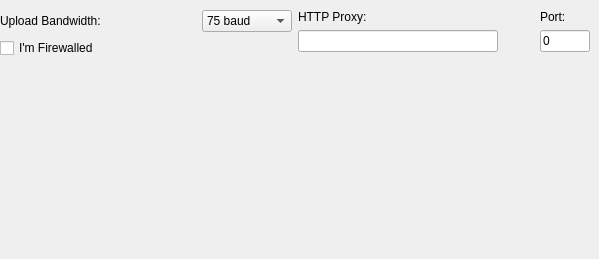
   <widget class="QWidget" name="fConnection">
    <attribute name="title">
     <string>Connection</string>
    </attribute>
    <widget class="QWidget" name="Layout46">
     <property name="geometry">
      <rect>
       <x>0</x>
       <y>10</y>
       <width>590</width>
       <height>240</height>
      </rect>
     </property>
     <layout class="QHBoxLayout">
      <property name="spacing">
       <number>6</number>
      </property>
      <property name="margin">
       <number>0</number>
      </property>
      <item>
       <layout class="QVBoxLayout">
        <property name="spacing">
         <number>6</number>
        </property>
        <property name="margin">
         <number>0</number>
        </property>
        <item>
         <layout class="QHBoxLayout">
          <property name="spacing">
           <number>6</number>
          </property>
          <property name="margin">
           <number>0</number>
          </property>
          <item>
           <widget class="QLabel" name="TextLabel2">
            <property name="sizePolicy">
             <sizepolicy hsizetype="Fixed" vsizetype="Minimum">
              <horstretch>0</horstretch>
              <verstretch>0</verstretch>
             </sizepolicy>
            </property>
            <property name="text">
             <string>Upload Bandwidth:</string>
            </property>
            <property name="wordWrap">
             <bool>false</bool>
            </property>
           </widget>
          </item>
          <item>
           <spacer>
            <property name="orientation">
             <enum>Qt::Horizontal</enum>
            </property>
            <property name="sizeType">
             <enum>QSizePolicy::Expanding</enum>
            </property>
            <property name="sizeHint" stdset="0">
             <size>
              <width>20</width>
              <height>20</height>
             </size>
            </property>
           </spacer>
          </item>
          <item>
           <widget class="QComboBox" name="fBandwidth">
            <property name="sizePolicy">
             <sizepolicy hsizetype="Fixed" vsizetype="Fixed">
              <horstretch>0</horstretch>
              <verstretch>0</verstretch>
             </sizepolicy>
            </property>
            <item>
             <property name="text">
              <string>75 baud</string>
             </property>
            </item>
            <item>
             <property name="text">
              <string>9.6 kbps</string>
             </property>
            </item>
            <item>
             <property name="text">
              <string>14.4 kbps</string>
             </property>
            </item>
            <item>
             <property name="text">
              <string>28.8 kbps</string>
             </property>
            </item>
            <item>
             <property name="text">
              <string>36.6 kbps</string>
             </property>
            </item>
            <item>
             <property name="text">
              <string>57.6 kbps</string>
             </property>
            </item>
            <item>
             <property name="text">
              <string>ISDN-64k</string>
             </property>
            </item>
            <item>
             <property name="text">
              <string>ISDN-128k</string>
             </property>
            </item>
            <item>
             <property name="text">
              <string>DSL-256k</string>
             </property>
            </item>
            <item>
             <property name="text">
              <string>DSL-384k</string>
             </property>
            </item>
            <item>
             <property name="text">
              <string>DSL-512k</string>
             </property>
            </item>
            <item>
             <property name="text">
              <string>EDGE</string>
             </property>
            </item>
            <item>
             <property name="text">
              <string>HSDPA</string>
             </property>
            </item>
            <item>
             <property name="text">
              <string>HSUPA</string>
             </property>
            </item>
            <item>
             <property name="text">
              <string>Cable</string>
             </property>
            </item>
            <item>
             <property name="text">
              <string>DSL-1M</string>
             </property>
            </item>
            <item>
             <property name="text">
              <string>DSL-2M</string>
             </property>
            </item>
            <item>
             <property name="text">
              <string>T1</string>
             </property>
            </item>
            <item>
             <property name="text">
              <string>T3</string>
             </property>
            </item>
            <item>
             <property name="text">
              <string>OC-3</string>
             </property>
            </item>
            <item>
             <property name="text">
              <string>OC-12</string>
             </property>
            </item>
            <item>
             <property name="text">
              <string>DSL-8M</string>
             </property>
            </item>
            <item>
             <property name="text">
              <string>DSL-10M</string>
             </property>
            </item>
            <item>
             <property name="text">
              <string>DSL-12M</string>
             </property>
            </item>
            <item>
             <property name="text">
              <string>DSL-24M</string>
             </property>
            </item>
            <item>
             <property name="text">
              <string>DSL-50M</string>
             </property>
            </item>
            <item>
             <property name="text">
              <string>DSL-100M</string>
             </property>
            </item>
           </widget>
          </item>
         </layout>
        </item>
        <item>
         <widget class="QCheckBox" name="fFireWalled">
          <property name="text">
           <string>I'm Firewalled</string>
          </property>
         </widget>
        </item>
        <item>
         <spacer>
          <property name="orientation">
           <enum>Qt::Vertical</enum>
          </property>
          <property name="sizeType">
           <enum>QSizePolicy::Expanding</enum>
          </property>
          <property name="sizeHint" stdset="0">
           <size>
            <width>20</width>
            <height>20</height>
           </size>
          </property>
         </spacer>
        </item>
       </layout>
      </item>
      <item>
       <layout class="QVBoxLayout">
        <property name="spacing">
         <number>6</number>
        </property>
        <property name="margin">
         <number>0</number>
        </property>
        <item>
         <layout class="QHBoxLayout">
          <property name="spacing">
           <number>6</number>
          </property>
          <property name="margin">
           <number>0</number>
          </property>
          <item>
           <layout class="QVBoxLayout">
            <property name="spacing">
             <number>6</number>
            </property>
            <property name="margin">
             <number>0</number>
            </property>
            <item>
             <widget class="QLabel" name="TextLabel2_3">
              <property name="text">
               <string>HTTP Proxy:</string>
              </property>
              <property name="wordWrap">
               <bool>false</bool>
              </property>
             </widget>
            </item>
            <item>
             <widget class="QLineEdit" name="fHTTPproxy">
              <property name="minimumSize">
               <size>
                <width>200</width>
                <height>0</height>
               </size>
              </property>
             </widget>
            </item>
           </layout>
          </item>
          <item>
           <spacer>
            <property name="orientation">
             <enum>Qt::Horizontal</enum>
            </property>
            <property name="sizeType">
             <enum>QSizePolicy::Expanding</enum>
            </property>
            <property name="sizeHint" stdset="0">
             <size>
              <width>20</width>
              <height>20</height>
             </size>
            </property>
           </spacer>
          </item>
          <item>
           <layout class="QVBoxLayout">
            <property name="spacing">
             <number>6</number>
            </property>
            <property name="margin">
             <number>0</number>
            </property>
            <item>
             <widget class="QLabel" name="TextLabel3_2">
              <property name="maximumSize">
               <size>
                <width>50</width>
                <height>32767</height>
               </size>
              </property>
              <property name="text">
               <string>Port:</string>
              </property>
              <property name="wordWrap">
               <bool>false</bool>
              </property>
             </widget>
            </item>
            <item>
             <widget class="QLineEdit" name="fHTTPport">
              <property name="maximumSize">
               <size>
                <width>50</width>
                <height>32767</height>
               </size>
              </property>
              <property name="text">
               <string>0</string>
              </property>
              <property name="maxLength">
               <number>5</number>
              </property>
              <property name="alignment">
               <set>Qt::AlignLeading</set>
              </property>
             </widget>
            </item>
           </layout>
          </item>
         </layout>
        </item>
        <item>
         <spacer>
          <property name="orientation">
           <enum>Qt::Vertical</enum>
          </property>
          <property name="sizeType">
           <enum>QSizePolicy::Expanding</enum>
          </property>
          <property name="sizeHint" stdset="0">
           <size>
            <width>20</width>
            <height>20</height>
           </size>
          </property>
         </spacer>
        </item>
       </layout>
      </item>
     </layout>
    </widget>
   </widget>
